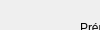
      <widget class="QWidget" name="modifUser">
       <property name="geometry">
        <rect>
         <x>0</x>
         <y>0</y>
         <width>100</width>
         <height>30</height>
        </rect>
       </property>
       <attribute name="label">
        <string>Modification Client</string>
       </attribute>
       <widget class="QLineEdit" name="lineEdit_6">
        <property name="geometry">
         <rect>
          <x>150</x>
          <y>100</y>
          <width>221</width>
          <height>22</height>
         </rect>
        </property>
       </widget>
       <widget class="QLineEdit" name="lineEdit_7">
        <property name="geometry">
         <rect>
          <x>150</x>
          <y>20</y>
          <width>221</width>
          <height>22</height>
         </rect>
        </property>
       </widget>
       <widget class="QLineEdit" name="lineEdit_8">
        <property name="geometry">
         <rect>
          <x>150</x>
          <y>180</y>
          <width>221</width>
          <height>22</height>
         </rect>
        </property>
       </widget>
       <widget class="QLabel" name="label_7">
        <property name="geometry">
         <rect>
          <x>80</x>
          <y>20</y>
          <width>49</width>
          <height>16</height>
         </rect>
        </property>
        <property name="text">
         <string>Prénom</string>
        </property>
       </widget>
       <widget class="QLineEdit" name="lineEdit_9">
        <property name="geometry">
         <rect>
          <x>150</x>
          <y>60</y>
          <width>221</width>
          <height>22</height>
         </rect>
        </property>
       </widget>
       <widget class="QLabel" name="label_8">
        <property name="geometry">
         <rect>
          <x>80</x>
          <y>100</y>
          <width>49</width>
          <height>16</height>
         </rect>
        </property>
        <property name="text">
         <string>Adresse</string>
        </property>
       </widget>
       <widget class="QLabel" name="label_9">
        <property name="geometry">
         <rect>
          <x>80</x>
          <y>140</y>
          <width>61</width>
          <height>16</height>
         </rect>
        </property>
        <property name="text">
         <string>Télephone</string>
        </property>
       </widget>
       <widget class="QLabel" name="label_19">
        <property name="geometry">
         <rect>
          <x>80</x>
          <y>60</y>
          <width>49</width>
          <height>16</height>
         </rect>
        </property>
        <property name="text">
         <string>Nom</string>
        </property>
       </widget>
       <widget class="QLineEdit" name="lineEdit_10">
        <property name="geometry">
         <rect>
          <x>150</x>
          <y>140</y>
          <width>221</width>
          <height>22</height>
         </rect>
        </property>
       </widget>
       <widget class="QLabel" name="label_20">
        <property name="geometry">
         <rect>
          <x>80</x>
          <y>180</y>
          <width>71</width>
          <height>16</height>
         </rect>
        </property>
        <property name="text">
         <string>Portefeuille</string>
        </property>
       </widget>
       <widget class="QPushButton" name="pushModClient">
        <property name="geometry">
         <rect>
          <x>150</x>
          <y>230</y>
          <width>91</width>
          <height>24</height>
         </rect>
        </property>
        <property name="styleSheet">
         <string notr="true">background-color: rgb(225, 225, 225);</string>
        </property>
        <property name="text">
         <string>Modifier Client</string>
        </property>
       </widget>
      </widget>
